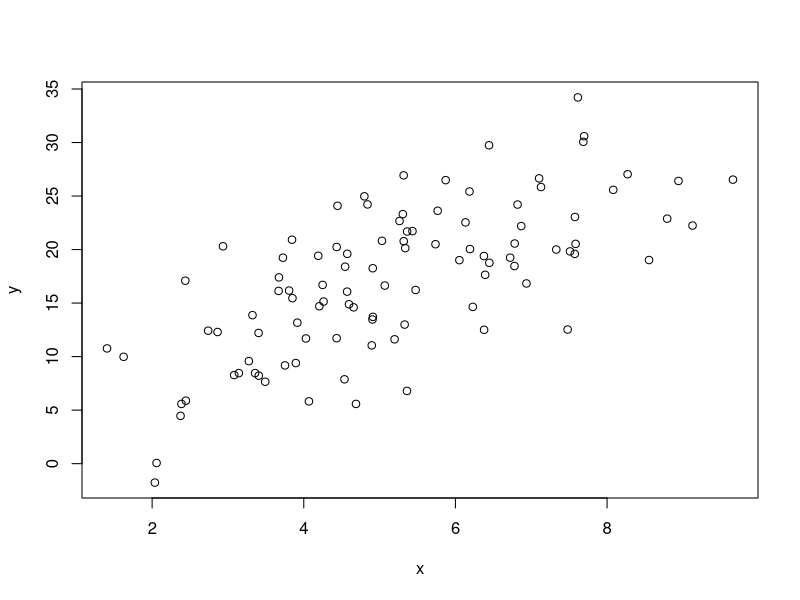
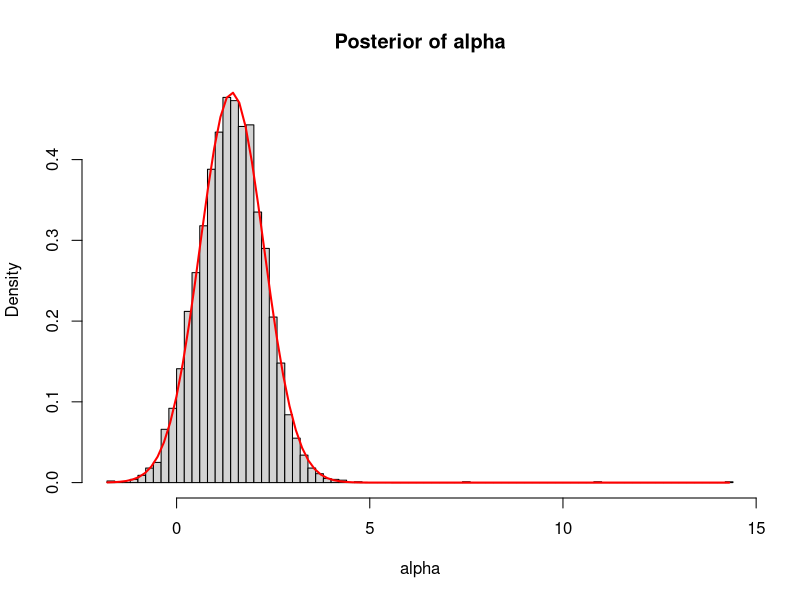
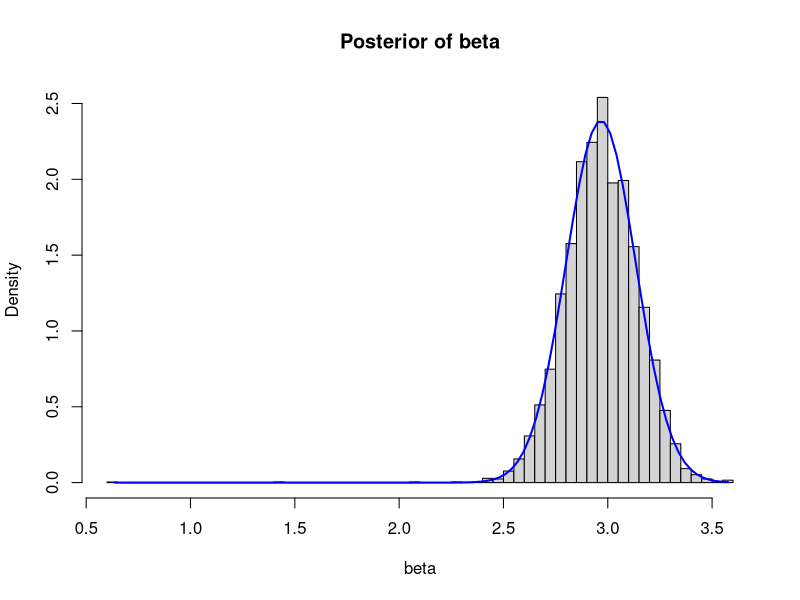

Recreate these plots in R, in order. (Note: this script raises an error after producing the figures.)
## ---- chunk 1
#clear global environment
rm(list=ls())
## ---- chunk 2
# Simulate data to create known ground truth
#set seed for consistency
set.seed(4)
n <- 100                       # Number of obs
x <- rnorm(n, mean = 5, sd = 2) # Predictor variable
alpha_true <- 2                # True intercept 
beta_true <- 3                 # True slope 
sigma <- 5                     # Known standard deviation
y <- alpha_true + beta_true * x+rnorm(n, sd = sigma) # Response variable with additive random noise
plot(x,y)
# Assume std normal priors for alpha and beta
alpha_prior_mean <- 0
alpha_prior_sd <- 1
beta_prior_mean <- 0
beta_prior_sd <- 1

#number of iterations
iter <- 5000
alpha_samples <- rep(NA,iter)
beta_samples <- rep(NA,iter)

# Initial values for alpha and beta
alpha <- 0
beta <- 0

# Gibbs sampling
for (i in 1:iter) {
  # Update alpha
  alpha_posterior_var <- 1 / (1 / alpha_prior_sd^2 + n / sigma^2)
  alpha_posterior_mean <- alpha_posterior_var * (
    alpha_prior_mean / alpha_prior_sd^2 + sum(y - beta * x) / sigma^2
  )
  alpha <- rnorm(1, mean = alpha_posterior_mean, sd = sqrt(alpha_posterior_var))
  
  # Update beta
  beta_posterior_var <- 1 / (1 / beta_prior_sd^2 + sum(x^2) / sigma^2)
  beta_posterior_mean <- beta_posterior_var * (
    beta_prior_mean / beta_prior_sd^2 + sum((y - alpha) * x) / sigma^2
  )
  beta <- rnorm(1, mean = beta_posterior_mean, sd = sqrt(beta_posterior_var))
  
  # Store samples
  alpha_samples[i] <- alpha
  beta_samples[i] <- beta
}

# Summarize the posterior samples
alpha_mean <- mean(alpha_samples)
beta_mean <- mean(beta_samples)
cat("Posterior mean of alpha:", alpha_mean, "\n")
cat("Posterior mean of beta:", beta_mean, "\n")

## ---- chunk 3
#analytical derivation of posterior distribution
set.seed(4)
x <- rnorm(n, mean = 5, sd = 2)
Y <- alpha_true + beta_true * x+rnorm(n, sd = sigma)
X<-matrix(c(rep(1,n),x), nrow=n,ncol=2)
X_t<-t(X)
z<-(1/sigma^2)*X_t%*%X+diag(2)
theta_var_mat<-solve(z)
theta_mu<-theta_var_mat%*%((1/sigma^2)*X_t%*%Y)
theta_mu
theta_var_mat

## ---- chunk 4
# Plot the posterior distributions
hist(alpha_samples, breaks=100, main = "Posterior of alpha", xlab = "alpha", freq = F)
# Create a sequence of x values for the normal distribution curve
x_values <- seq(min(alpha_samples), max(alpha_samples), length = 100)

# Calculate the marginal density for those x values
alpha_normal_density <- dnorm(x_values, mean = theta_mu[1], sd = sqrt(theta_var_mat[1,1]))

# Add the normal distribution density curve to the histogram
lines(x_values, alpha_normal_density, col = "red", lwd = 2)
## ---- chunk 5
# Plot the posterior distributions
hist(beta_samples, breaks=100, main = "Posterior of beta", xlab = "beta", freq = F)
# Create a sequence of x values for the normal distribution curve
x_values <- seq(min(beta_samples), max(beta_samples), length = 100)

# Calculate marginal density for those x values
beta_normal_density <- dnorm(x_values, mean = theta_mu[2], sd = sqrt(theta_var_mat[2,2]))

# Add the normal distribution density curve to the histogram
lines(x_values, beta_normal_density, col = "blue", lwd = 2)
## ---- chunk 6
#put parameters into single vector
theta<-matrix(c(alpha_samples,beta_samples), nrow=2, byrow = T)


## ---- chunk 7
posterior_predictive <- function(Y, X, y, x_new, theta, sigma) {
  #Y and X are univariate evaluation points
  #y and x_new are  a reference point that determine the weights
  #theta is MCMC parameter samples
  #sigma is known model parameter
  # Compute all weights in log scale
  log_w <- sapply(1:ncol(theta), function(t) {
    dnorm(y, mean = x_new %*% theta[, t], sd = sigma, log=T)
  })
  
  max_log_w <- max(log_w)
log_sum_exp <- max_log_w + log(sum(exp(log_w - max_log_w)))
normalized_weights <- exp(log_w - log_sum_exp)
  
  
  # Compute weighted likelihoods
  weighted_likelihoods <- sapply(1:ncol(theta), function(t) {
    normalized_weights[t] * dnorm(Y, mean = X %*% theta[, t], sd = sigma)
  })
  
  # Return the sum of weighted likelihoods

  sum(weighted_likelihoods)
}

## ---- chunk 8
posterior_predictive_v1(y[1], X[1,,drop=F], 14, q, theta, sigma)
posterior_predictive(y[1], X[1,,drop=F], 14, q, theta, sigma)

## ---- chunk 9

full_conformal_prediction <- function(Y, X, y_grid, x_new, theta, sigma, alpha) {
  #x should be in the form c(1,x)
  #y and X are observed data
  #y_grid are values to loop over
 accepted_y<-c()
for(l in 1:length(y_grid)){
   #conformity score on data set
 sig_1_to_n<-sapply(1:length(Y), function(i)
    posterior_predictive(Y=Y[i], X=X[i,,drop=F],y=y_grid[l], x_new=x_new, theta=theta, sigma=sigma))
#conformity score on test point
sig_n_plus_one<-posterior_predictive(Y=y_grid[l],X=x_new,y=y_grid[l], x_new=x_new,theta = theta, sigma=sigma)
#adjusted quantile
n<-length(Y)
pi<-length(c(which(sig_1_to_n<=sig_n_plus_one),1))/(n+1)
#k<-ceiling((1-alpha)*(n+1))/n
#q_hat<-quantile(sig_1_to_n, probs = k)
if (pi>alpha){
  accepted_y <- c(accepted_y, y_grid[l])
  
}
}
 return(accepted_y)
}

## ---- chunk 10
y_grid <- seq(mean(y) - 3 * sd(y), mean(y) + 3 * sd(y), length.out = 100)
f<-full_conformal_prediction(Y=y , X=X, y_grid=y_grid, x_new=q, theta, sigma, alpha)
range(f)
## ---- chunk 11
y_grid <- seq(-3,39, length.out = 100)
conf_x_grid <- seq(min(x), max(x), length.out = 20)
conf_x_new_mat<-matrix(c(rep(1,20),conf_x_grid ), nrow=20)
#this involves 20x4000x(100+100)=16,000,000 likelihood evals
conf_range<- sapply(1:nrow(conf_x_new_mat), function(i) conformal_bounds(conf_x_new_mat[i, , drop=F],y_grid))

## ---- chunk 12
lower<-matrix(data=conf_range, ncol=20)[1,]
upper<-matrix(data=conf_range, ncol=20)[2,]
# Plot the data points
plot(x, y, pch = 19, col = "blue", 
     main = "90% posterior predictive credible bands for simulated data", 
     xlab = "x", ylab = "y", xlim = range(x), ylim = range(y,lower, upper))

polygon(c(conf_x_grid , rev(conf_x_grid )), 
        c(upper, rev(lower)), 
        col = rgb(1, 0, 0, 0.2), border = NA)

# Add smooth lines for the credible bands
lines(conf_x_grid , lower, col = "blue", lwd = 2, lty = 2)  # Lower bound line
lines(conf_x_grid , upper, col = "blue", lwd = 2, lty = 2)  # Upper bound line
## ---- chunk 13

## ---- chunk 14
#create function to get upper and lower bound of predictive interval
conformal_bounds <- function(x_new,y_grid) {
  # Compute the range from full_conformal_prediction
  bounds <- range(full_conformal_prediction(Y = y, X = X, y_grid = y_grid, x_new = x_new, theta = theta, sigma = sigma, alpha = alpha))
  
  # Return the bounds as named values
  return(list(lower = bounds[1], upper = bounds[2]))
}
## ---- chunk 15
alpha<-0.1
# Create a fine grid of x values to approximate the credible bands
x_grid <- seq(min(x), max(x), length.out = 100)
#create design matrix for x_new
x_new_mat<-matrix(c(rep(1,100),x_grid), nrow=100)
#Use quantiles to get credible intervals, using analytically derived density of the posterior predictive.
credible_lower <- function(x_new) {
qnorm(alpha / 2, mean = x_new%*%theta_mu, sd = sqrt(sigma^2+x_new%*%theta_var_mat%*%t(x_new)))
}

credible_upper <- function(x_new) {
qnorm(1 - alpha / 2, mean = x_new%*%theta_mu, sd = sqrt(sigma^2+x_new%*%theta_var_mat%*%t(x_new)))
}

# Calculate the credible interval bounds over the grid(drop preserves dimension of extracted vector)
lower_bounds <- sapply(1:nrow(x_new_mat), function(i) credible_lower(x_new_mat[i, , drop=F]))
upper_bounds <- sapply(1:nrow(x_new_mat), function(i) credible_upper(x_new_mat[i, , drop=F]))

# Plot the data points
plot(x, y, pch = 19, col = "blue", 
     main = "90% posterior predictive credible bands for simulated data", 
     xlab = "x", ylab = "y", xlim = range(x), ylim = range(y, lower_bounds, upper_bounds))

polygon(c(x_grid, rev(x_grid)), 
        c(upper_bounds, rev(lower_bounds)), 
        col = rgb(1, 0, 0, 0.2), border = NA)

# Add smooth lines for the credible bands
lines(x_grid, lower_bounds, col = "red", lwd = 2, lty = 2)  # Lower bound line
lines(x_grid, upper_bounds, col = "red", lwd = 2, lty = 2)  # Upper bound line
lines(conf_x_grid , lower, col = "blue", lwd = 2, lty = 2)  # conformal lower bound
lines(conf_x_grid , upper, col = "blue", lwd = 2, lty = 2)  # conformal upper bound

# for the 100 data points 10 of them are outside the bands!

# Add a legend
legend("bottomright", 
       legend = c("Credible bands", "Conformal bands"), 
       col = c("red", "blue"), 
       lty = 2, lwd = 2, 
       border = NA, bty = "n")  # Remove legend box
